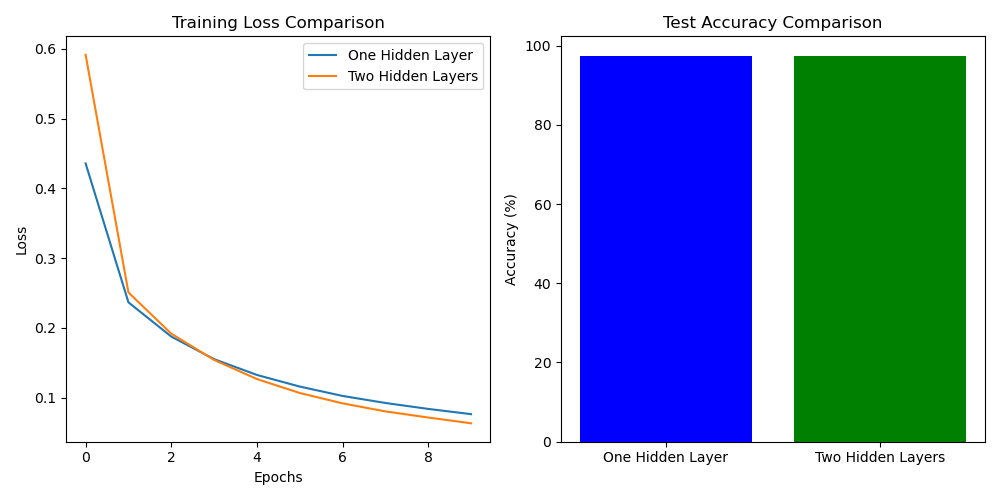

Write the Python code that produced this figure.
import torch
import torch.nn as nn
import torch.optim as optim
from torchvision import datasets, transforms
from torch.utils.data import DataLoader
import matplotlib.pyplot as plt

# 1. Data Preparation
transform = transforms.Compose([
    transforms.ToTensor(),
    transforms.Normalize((0.1307,), (0.3081,))
])

train_dataset = datasets.MNIST(root='./data', train=True,
                               transform=transform, download=True)
test_dataset = datasets.MNIST(root='./data', train=False,
                              transform=transform, download=True)

train_loader = DataLoader(dataset=train_dataset, batch_size=32, shuffle=True)
test_loader = DataLoader(dataset=test_dataset, batch_size=32, shuffle=False)

# 2. Model Construction with One Hidden Layer (Baseline)
class MLP_OneHidden(nn.Module):
    def __init__(self):
        super(MLP_OneHidden, self).__init__()
        self.flatten = nn.Flatten()
        self.hidden = nn.Linear(28*28, 128)
        self.relu = nn.ReLU()
        self.output = nn.Linear(128, 10)
        self.softmax = nn.LogSoftmax(dim=1)

    def forward(self, x):
        x = self.flatten(x)
        x = self.hidden(x)
        x = self.relu(x)
        x = self.output(x)
        x = self.softmax(x)
        return x

# 3. Model Construction with Two Hidden Layers
class MLP_TwoHidden(nn.Module):
    def __init__(self):
        super(MLP_TwoHidden, self).__init__()
        self.flatten = nn.Flatten()
        self.hidden = nn.Linear(28*28, 128)
        self.hidden2 = nn.Linear(128, 64)
        self.relu = nn.ReLU()
        self.output = nn.Linear(64, 10)
        self.softmax = nn.LogSoftmax(dim=1)

    def forward(self, x):
        x = self.flatten(x)
        x = self.hidden(x)
        x = self.relu(x)
        x = self.hidden2(x)
        x = self.relu(x)
        x = self.output(x)
        x = self.softmax(x)
        return x

# 4. Training and Evaluation Functions
def train_and_evaluate(model, epochs=10):
    criterion = nn.NLLLoss()
    optimizer = optim.SGD(model.parameters(), lr=0.01)
    
    train_losses = []
    valid_losses = []

    for epoch in range(epochs):
        model.train()
        epoch_loss = 0
        correct = 0
        for data, target in train_loader:
            optimizer.zero_grad()
            output = model(data)
            loss = criterion(output, target)
            loss.backward()
            optimizer.step()
            epoch_loss += loss.item()
            pred = output.argmax(dim=1, keepdim=True)
            correct += pred.eq(target.view_as(pred)).sum().item()
        
        train_losses.append(epoch_loss / len(train_loader))
        train_accuracy = 100. * correct / len(train_loader.dataset)
        print(f'Epoch {epoch+1}/{epochs}, Loss: {train_losses[-1]:.4f}, Accuracy: {train_accuracy:.2f}%')

    model.eval()
    test_loss = 0
    correct = 0
    with torch.no_grad():
        for data, target in test_loader:
            output = model(data)
            test_loss += criterion(output, target).item()
            pred = output.argmax(dim=1, keepdim=True)
            correct += pred.eq(target.view_as(pred)).sum().item()

    test_loss /= len(test_loader)
    test_accuracy = 100. * correct / len(test_loader.dataset)
    
    return train_losses, test_loss, test_accuracy

# 5. Run and Compare Both Models
epochs = 10
# Model with one hidden layer
model_one_hidden = MLP_OneHidden()
train_losses_one_hidden, test_loss_one_hidden, test_accuracy_one_hidden = train_and_evaluate(model_one_hidden, epochs)

# Model with two hidden layers
model_two_hidden = MLP_TwoHidden()
train_losses_two_hidden, test_loss_two_hidden, test_accuracy_two_hidden = train_and_evaluate(model_two_hidden, epochs)

# 6. Plot Results
plt.figure(figsize=(10, 5))

# Plot training losses
plt.subplot(1, 2, 1)
plt.plot(train_losses_one_hidden, label='One Hidden Layer')
plt.plot(train_losses_two_hidden, label='Two Hidden Layers')
plt.title('Training Loss Comparison')
plt.xlabel('Epochs')
plt.ylabel('Loss')
plt.legend()

# Plot test accuracy
plt.subplot(1, 2, 2)
plt.bar(['One Hidden Layer', 'Two Hidden Layers'], [test_accuracy_one_hidden, test_accuracy_two_hidden], color=['blue', 'green'])
plt.title('Test Accuracy Comparison')
plt.ylabel('Accuracy (%)')

plt.tight_layout()
plt.show()

print(f"One Hidden Layer Test Loss: {test_loss_one_hidden:.4f}, Test Accuracy: {test_accuracy_one_hidden:.2f}%")
print(f"Two Hidden Layers Test Loss: {test_loss_two_hidden:.4f}, Test Accuracy: {test_accuracy_two_hidden:.2f}%")
